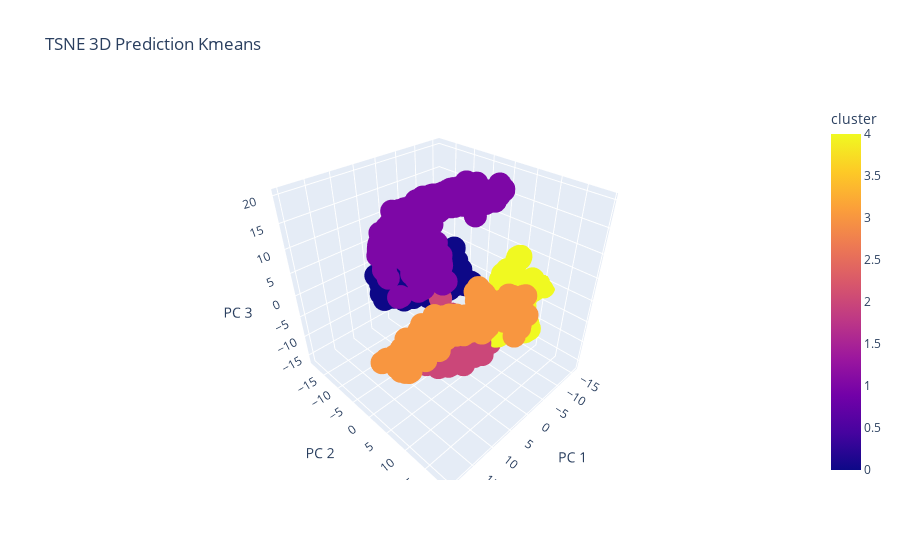

Source (notebook cell):
### Code cell
import plotly.express as px
fig = px.scatter_3d(
    dftsne, x='x1', y='x2', z='x3', color=dftsne['cluster'],
    labels={'x1': 'PC 1', 'x2': 'PC 2', 'x3': 'PC 3'}, title='TSNE 3D Prediction Kmeans'
)
fig.show()

### Figure 1 — Plotly figure (JSON) as saved in the notebook; plotly's stock layout.template omitted (floating-point values rounded to 4 significant figures; data arrays with more than 128 entries replaced by an {"elided": "..."} marker saying what was removed)
{"data": [{"hovertemplate": "PC 1=%{x}<br>PC 2=%{y}<br>PC 3=%{z}<br>cluster=%{marker.color}<extra></extra>", "legendgroup": "", "marker": {"color": {"elided": "1725 int values"}, "coloraxis": "coloraxis", "symbol": "circle"}, "mode": "markers", "name": "", "scene": "scene", "showlegend": false, "type": "scatter3d", "x": {"elided": "1725 float values"}, "y": {"elided": "1725 float values"}, "z": {"elided": "1725 float values"}}], "layout": {"coloraxis": {"colorbar": {"title": {"text": "cluster"}}, "colorscale": [[0, "#0d0887"], [0.1111, "#46039f"], [0.2222, "#7201a8"], [0.3333, "#9c179e"], [0.4444, "#bd3786"], [0.5556, "#d8576b"], [0.6667, "#ed7953"], [0.7778, "#fb9f3a"], [0.8889, "#fdca26"], [1, "#f0f921"]]}, "legend": {"tracegroupgap": 0}, "scene": {"domain": {"x": [0, 1], "y": [0, 1]}, "xaxis": {"title": {"text": "PC 1"}}, "yaxis": {"title": {"text": "PC 2"}}, "zaxis": {"title": {"text": "PC 3"}}}, "title": {"text": "TSNE 3D Prediction Kmeans"}}}
